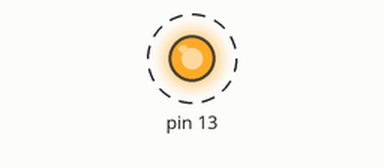
A sketch run on a simulated Arduino Uno, built with avr-gcc and run on an emulated ATmega328P. On the bench: output pins drawn as LEDs (lit = HIGH). Dashed ring = blinking.

Above: at 0.5 s.
Timing chart, 0 to 4.6 s (numbered marks = the images above):
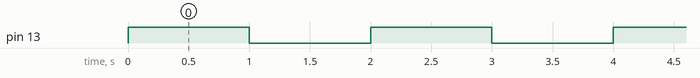

Measured:
- by itself, pin 13: alternates HIGH for 1.0 s and LOW for 1.0 s

The sketch:

funduino_de_nr01.ino
```cpp
/**
 * file: funduino_de_nr01
 * date: 05.08.2016 15:30 Uhr
 *
 * <h1>Nr.01 Blinkende LED</h1>
 *
 * Sketch Nr.1: Eine blinkende LED
 *
 * Aufgabe: Eine Leuchtdiode soll blinken.
 *
 * Material:
 *
 * Nur das Mikrocontrollerboard mit dem USB-Kabel!
 *
 * Auf dem Arduino ist an Pin 13 bereits eine LED eingebaut (für Testzwecke). Häufig blinkt diese Lampe schon, wenn man ein neues Arduino-Board anschließt, da das Blink-Programm zum Testen des Boards je nach Hersteller bereits vorab installiert ist. Wir werden dieses Blinken jetzt selbst programmieren.  *
 *
 * @autor deeagle <code@deeagle.de>
 *
 */

/**
 * Runs only once
 */
void setup()
{
  pinMode(13, OUTPUT);
}


/**
 * The main loop which will be used after init {@see this#setup()}
 */
void loop()
{
  digOn(13);
  setDelay(1000);
  digOff(13);
  setDelay(1000);
}


/**
 * Set the power to {@code HIGH} on given port.
 */
void digOn(int outputPort)
{
  digitalWrite(outputPort, HIGH);
}


/**
 * Set the power to {@code LOW} on given port.
 */
void digOff(int outputPort)
{
  digitalWrite(outputPort, LOW);
}


/**
 * Waits a delay.
 * <p>
 * The given delay must be between <strong>0</strong> and <strong>2000</strong>
 */
void setDelay(int newDelay)
{
  if( 0 < newDelay && 2000 >= newDelay )
  {
    delay(newDelay);
  }
}
```
